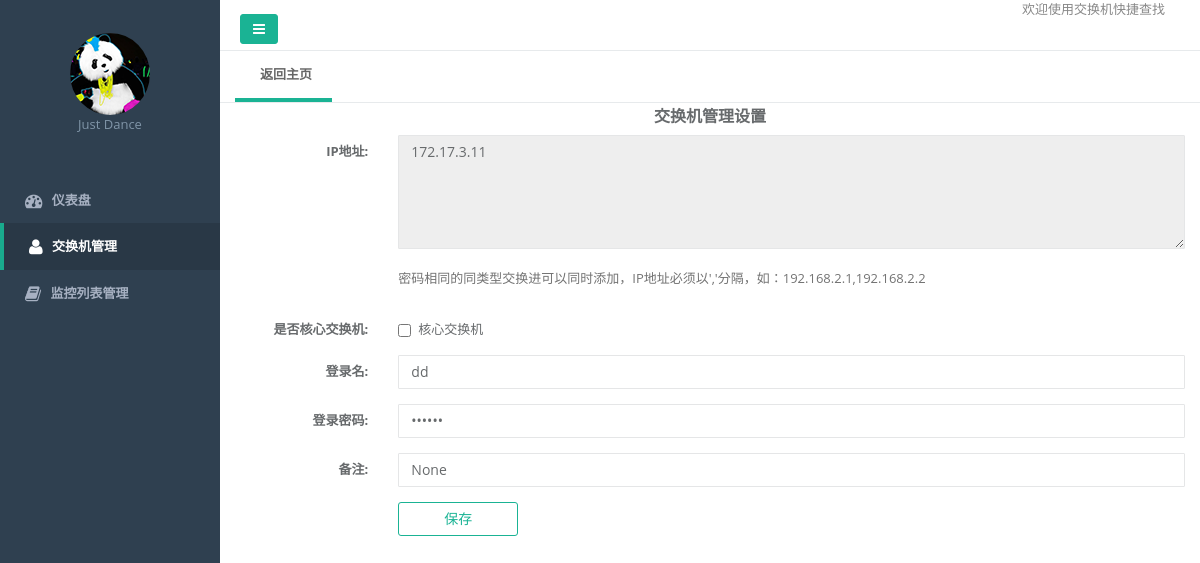
The app's page /switch/set?id=13, older data.
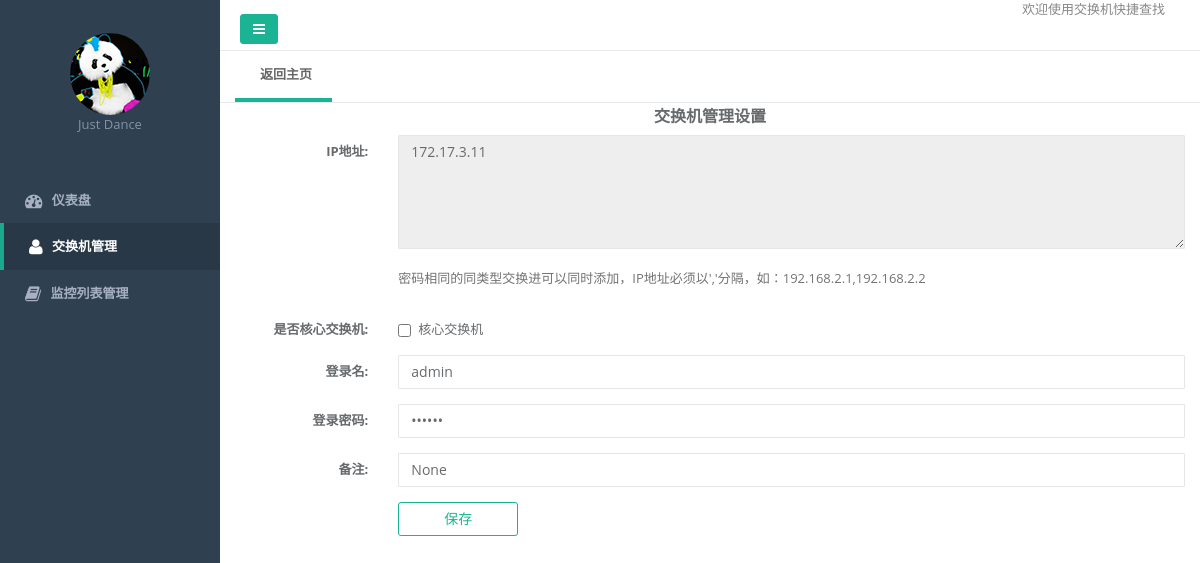
The same page, newer data.
### common/models/Sw.py (models this page shows, shortened)
class Sw(db.Model):
    __tablename__ = 'Sw'
    id = db.Column(db.Integer, primary_key=True)
    ipaddr = db.Column(db.Text)
    user = db.Column(db.Text)
    passwd = db.Column(db.Text)
    iscore = db.Column(db.Integer, default=0)
    status = db.Column(db.Integer, default=0)
    update_time = db.Column(db.Text)
    create_time = db.Column(db.Text)
    note = db.Column(db.Text)

### web/switch/index.py (the view, shortened to what this page needs)
@route_sw.route('/set', methods=['POST', 'GET'])
def set():
    default_pwd = "******"
    if request.method == 'GET':
        resp_date = {}
        req = request.values
        info = None
        swid = int(req.get('id', 0))
        if swid:
            info = Sw.query.filter_by(id=swid).first()
        resp_date['info'] = info
        return ops_render('switch/set.html', resp_date)

### common/Helper.py (called while the page is built)
def ops_render(template, context={}):
    return render_template(template, **context)

### common/UrlManager.py (called while the page is built)
    @staticmethod
    def buildUrl(path):
        return path

    @staticmethod
    def buildStaticUrl(path):
        ver = "%s" % (int(time.time()))
        path = "/static" + path + "?ver=" + ver
        return UrlManager.buildUrl(path)

### web/templates/switch/set.html (shortened to what this page needs)
{% extends "common/layout_main.html" %}
{% block content %}
    <div class="row  border-bottom">
        <div class="col-lg-12">
            <div class="tab_title">
                <ul class="nav nav-pills">
                    <li class="current">
                        <a href="/sw/">返回主页</a>
                    </li>
                </ul>
            </div>
        </div>
    </div>
    <div class="form-horizontal wrap_account_set">
        <h3 class="text-center">交换机管理设置</h3>
        <div class="form-group">
            <label class="col-sm-2 control-label">IP地址:</label>
            <div class="col-sm-10">
                <textarea name="ipaddr" class="form-control" rows='5' placeholder="请输入管理ip地址~~"
                          {% if info %}readonly="readonly"{% endif %}>{{ info.ipaddr }}</textarea>
            </div>
        </div>
        <div class="form-group">
            <div class="col-sm-offset-2 col-sm-10">
                <span class="help-block">密码相同的同类型交换进可以同时添加，IP地址必须以','分隔，如：192.168.2.1,192.168.2.2</span>
            </div>
        </div>
        <div class="form-group">
            <label class="col-sm-2 control-label">是否核心交换机:</label>
            <div class=" col-sm-10">
                <div class="checkbox">
                    <label>
                        <input type="checkbox" id="iscore" {% if info.iscore==1 %}checked{% endif %}> 核心交换机
                    </label>
                </div>
            </div>
        </div>
        <div class="form-group">
            <label class="col-sm-2 control-label">登录名:</label>
            <div class="col-sm-10">
                <input type="text" name="login_name" class="form-control" autocomplete="off" placeholder="请输入登录名~~"
                       value="{{ info.user }}">
            </div>
        </div>
        <div class="form-group">
            <label class="col-sm-2 control-label">登录密码:</label>
            <div class="col-sm-10">
                <input type="password" name="login_pwd" class="form-control" autocomplete="new-password"
                       placeholder="请输入登录密码~~" value="******">
            </div>
        </div>
        <div class="form-group">
            <label class="col-sm-2 control-label">备注:</label>
            <div class="col-sm-10">
                <input type="text" name="note" class="form-control" autocomplete="off" placeholder="请输入备注~~"
                       value="{{ info.note }}">
            </div>
        </div>
        <div class="form-group">
            <div class="col-sm-offset-2 col-sm-10">
                <button class="btn btn-w-m btn-outline btn-primary save">保存</button>
            </div>
        </div>
    </div>
{% endblock %}

Row changes from the older to the newer data that the page shows:
changed Sw "None": login_name "dd" → "admin"
